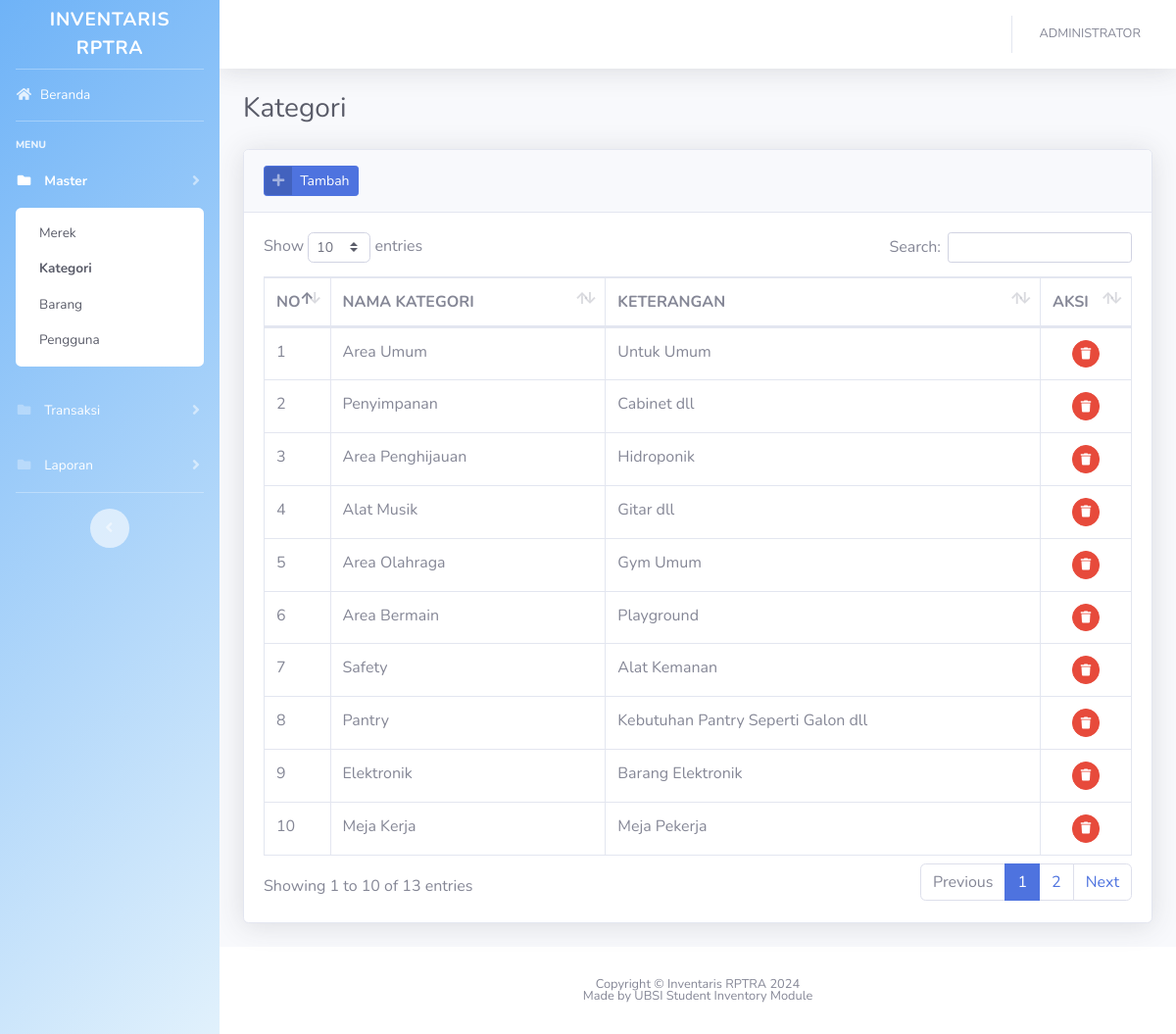
The app's page /?kategori (signed in) with its own data.
### tables this page shows
CREATE TABLE `kategori` (
  `idkategori` int(11) NOT NULL,
  `nama_kategori` varchar(128) NOT NULL,
  `keterangan` varchar(256) NOT NULL
);

### config/function.php (called while the page is built, shortened)
<?php
function encrypt($str) {
return base64_encode($str);
}
function base_url(){
    $base_url= ((isset($_SERVER['HTTPS']) && $_SERVER['HTTPS'] == "on") ? "https" : "http");
    $base_url.= "://".$_SERVER['HTTP_HOST'];
    $base_url.= str_replace(basename($_SERVER['SCRIPT_NAME']),"",$_SERVER['SCRIPT_NAME']);
    return $base_url;
}
?>

### views/master/kategori.php (the view, shortened to what this page needs)
<div class="container-fluid">
    <div class="d-sm-flex align-items-center justify-content-between mb-4">
        <h1 class="h3 mb-0 text-gray-800">Kategori</h1>
    </div>
    <div class="card shadow mb-4">
        <div class="card-header py-3">
            <a href="#" class="btn btn-primary btn-icon-split btn-sm" data-toggle="modal" data-target="#kategoriModal">
                <span class="icon text-white-50">
                    <i class="fas fa-plus"></i>
                </span>
                <span class="text">Tambah</span>
            </a>
        </div>
        <div class="card-body">
            <div class="table-responsive">
                <table class="table table-bordered table-hover" id="dataTable" width="100%" cellspacing="0">
                    <thead>
                        <tr>
                            <th width="20">NO</th>
                            <th>NAMA KATEGORI</th>
                            <th>KETERANGAN</th>
                            <th width="50">AKSI</th>
                        </tr>
                    </thead>
                    <tbody>
                        <?php
                        $n=1;
                        $query = mysqli_query($con,"SELECT * FROM kategori ORDER BY idkategori DESC")or die(mysqli_error($con));
                        while($row = mysqli_fetch_array($query)):
                        ?>
                        <tr>
                            <td><?= $n++; ?></td>
                            <td><?= $row['nama_kategori']; ?></td>
                            <td><?= $row['keterangan']; ?></td>
                            <td style="text-align: center;">
                                <a href="<?=base_url();?>/process/kategori.php?act=<?=encrypt('delete');?>&id=<?=encrypt($row['idkategori']);?>"
                                    class="btn btn-sm btn-circle btn-danger btn-hapus"><i class="fas fa-trash"></i></a>
                            </td>
                        </tr>
                        <?php endwhile; ?>
                    </tbody>
                </table>
            </div>
        </div>
    </div>
</div>

### records on screen
kategori: nama_kategori "Area Umum", keterangan "Untuk Umum"
kategori: nama_kategori "Penyimpanan", keterangan "Cabinet dll"
kategori: nama_kategori "Area Penghijauan", keterangan "Hidroponik"
kategori: nama_kategori "Alat Musik", keterangan "Gitar dll"
kategori: nama_kategori "Area Olahraga", keterangan "Gym Umum"
kategori: nama_kategori "Area Bermain", keterangan "Playground"
kategori: nama_kategori "Safety", keterangan "Alat Kemanan"
kategori: nama_kategori "Pantry", keterangan "Kebutuhan Pantry Seperti Galon dll"
kategori: nama_kategori "Elektronik", keterangan "Barang Elektronik"
kategori: nama_kategori "Meja Kerja", keterangan "Meja Pekerja"

### other values on screen
$_SESSION['fullname'] "ADMINISTRATOR"
